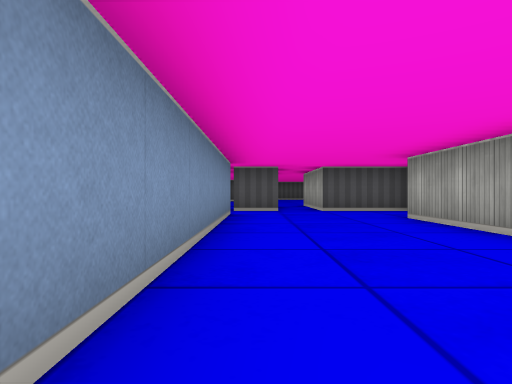
View 1 (above)

16 first-person views from a walk through a cub3D ray-caster map. The camera is about half as high as the walls, looks level and sees 75° across. The floor is counted in squares. Each view is taken from the middle of a square. On the plan, view 1 faces up. The plan holds only what a view shows up to about 9 squares ahead; the rest is blank.

View 2
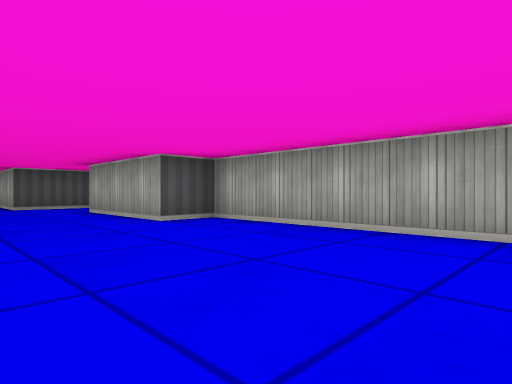

View 3
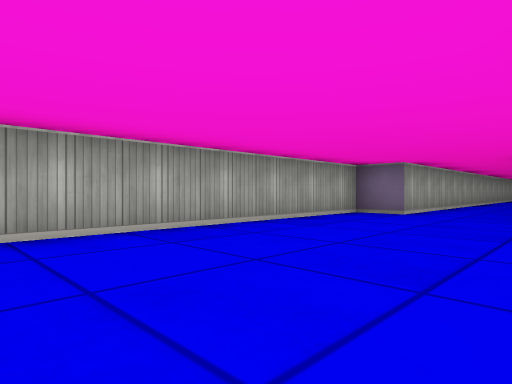

View 4
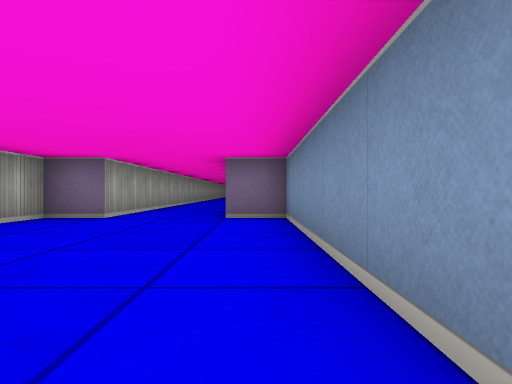

View 5
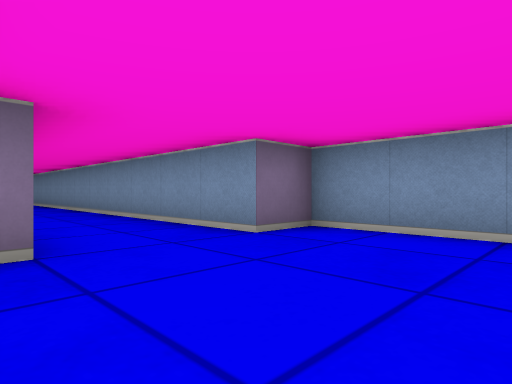

View 6
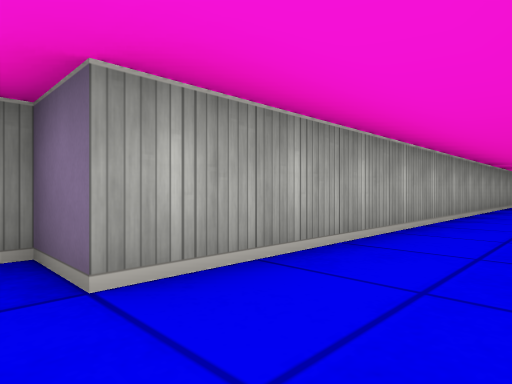

View 7
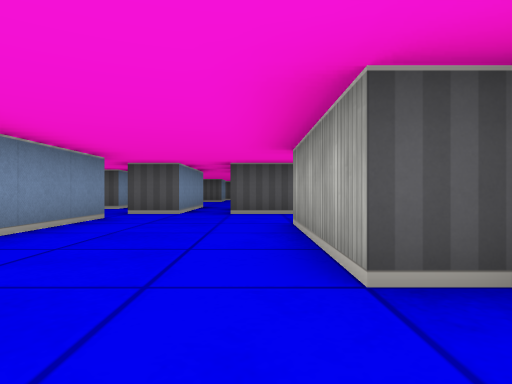

View 8
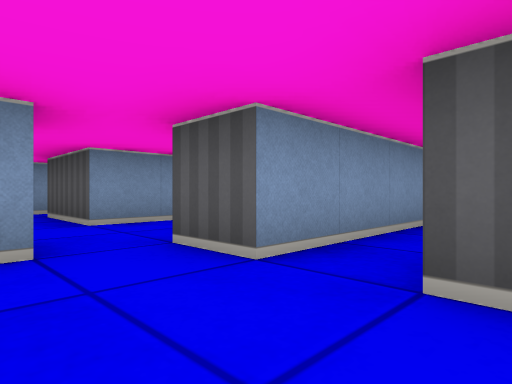

View 9
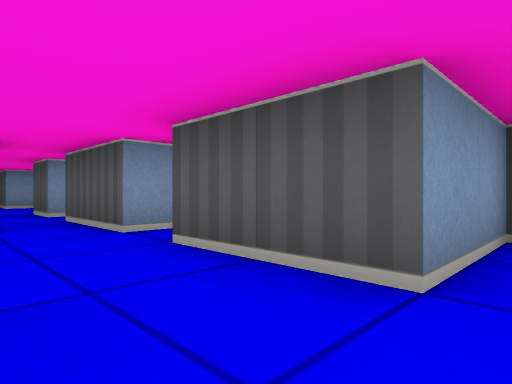

View 10
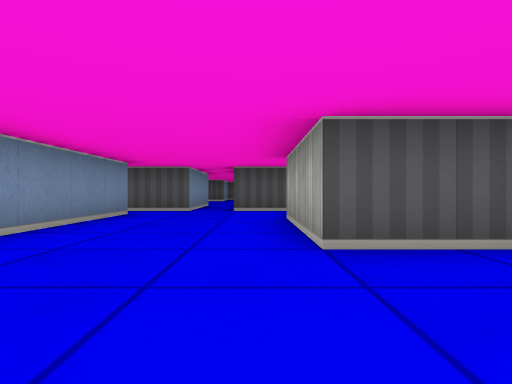

View 11
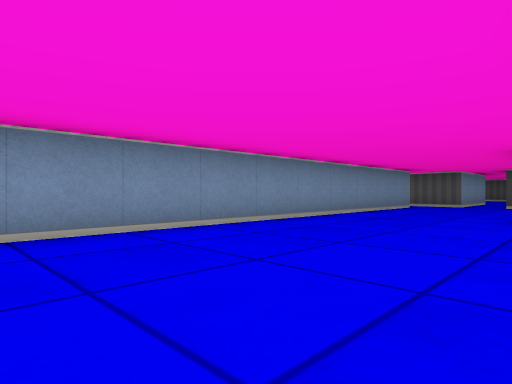

View 12
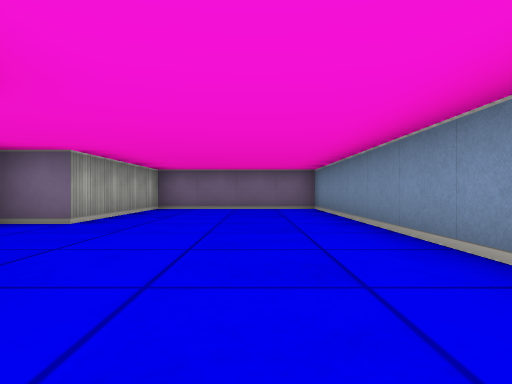

View 13
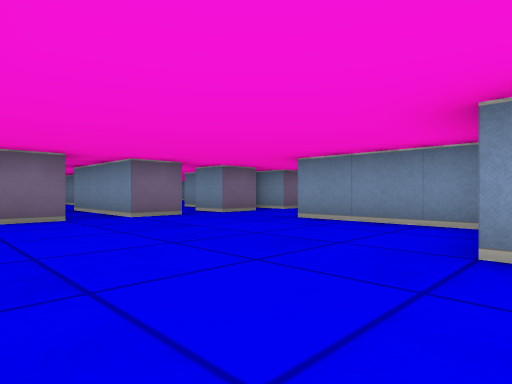

View 14
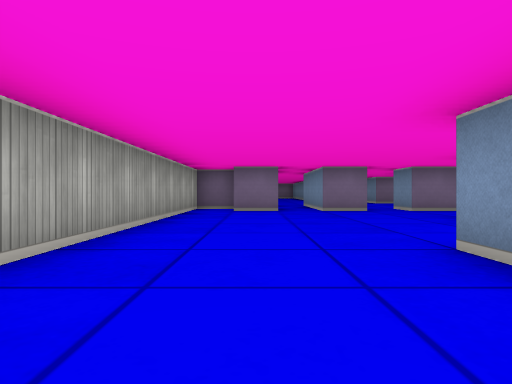

View 15
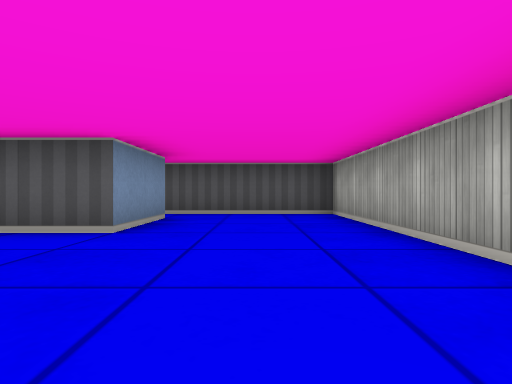

View 16
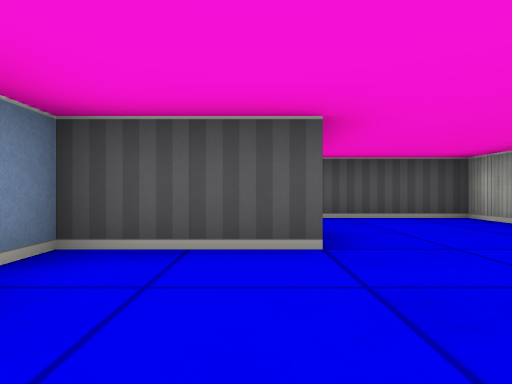

### Floor plan
Points are (right, up) in squares from view 1. A wall is a line through its corners. A room is listed if a view was taken in it or the views show most of it. See-through windows are left out.
Room 1 (views 1, 2, 3, 4, 5, 6, 7, 8)
walls: (2.5, -15.1) (2.5, -4.5) (3.5, -4.5) (3.5, 2.5) (2.5, 2.5) (2.5, 5.5); (-0.5, 6.5) (-0.5, -4.5) (0.5, -4.5) (0.5, -12.2); (0.5, 7.5) (-0.5, 7.5); (3.5, 7.5) (1.5, 7.5)
ways out: opening at (0, 7) to room 2; opening at (1, 7) to room 4
Room 2 (view 9)
walls: (-1.5, 9.5) (-2.5, 9.5) (-2.5, 7.5) (-3.5, 7.5)
ways out: opening at (0, 7) to room 1; opening at (-3, 6.5) to room 3; opening at (-1, 10) to room 4
Room 3 (views 10, 11, 12)
walls: (-2, 2.5) (-3.5, 2.5) (-3.5, 5.4); (-6.5, 6.5) (-6.5, -4.5) (-2.5, -4.5) (-2.5, -0.5) (-1.5, -0.5); (-5.5, 7.5) (-7.5, 7.5); (-3.5, 7.5) (-4.5, 7.5)
ways out: opening at (-3, 6.5) to room 2; opening at (-7, 7); opening at (-5, 7)
Room 4 (views 13, 14, 15, 16)
walls: (1.4, 10.5) (2.5, 10.5); (-0.6, 10.5) (0.5, 10.5) (0.5, 7.5); (2.5, 9.5) (3.5, 9.5) (3.5, 18.5) (0.1, 18.5); (-2.6, 10.5) (-1.5, 10.5) (-1.5, 9.5); (0.5, 17.5) (0.5, 15.5) (-1.5, 15.5) (-1.5, 12.5); (1.5, 7.5) (1.5, 9.2)
ways out: opening at (1, 7) to room 1; opening at (-1, 10) to room 2; opening at (-2, 11.5); opening at (0, 18)

Positions as (right, up) in squares from view 1, and headings:
1: (0, 0), facing up
2: (0, -2), facing up-right
3: (0, 2), facing down-right
4: (0, 1), facing down
5: (3, -2), facing down-left
6: (1, -4), facing down-right
7: (2, 1), facing up
8: (2, 6), facing up-left
9: (-2, 6), facing up-left
10: (-4, 0), facing up
11: (-3, -3), facing up-left
12: (-5, 4), facing down
13: (3, 16), facing down-left
14: (2, 18), facing down
15: (2, 12), facing up
16: (0, 13), facing up
